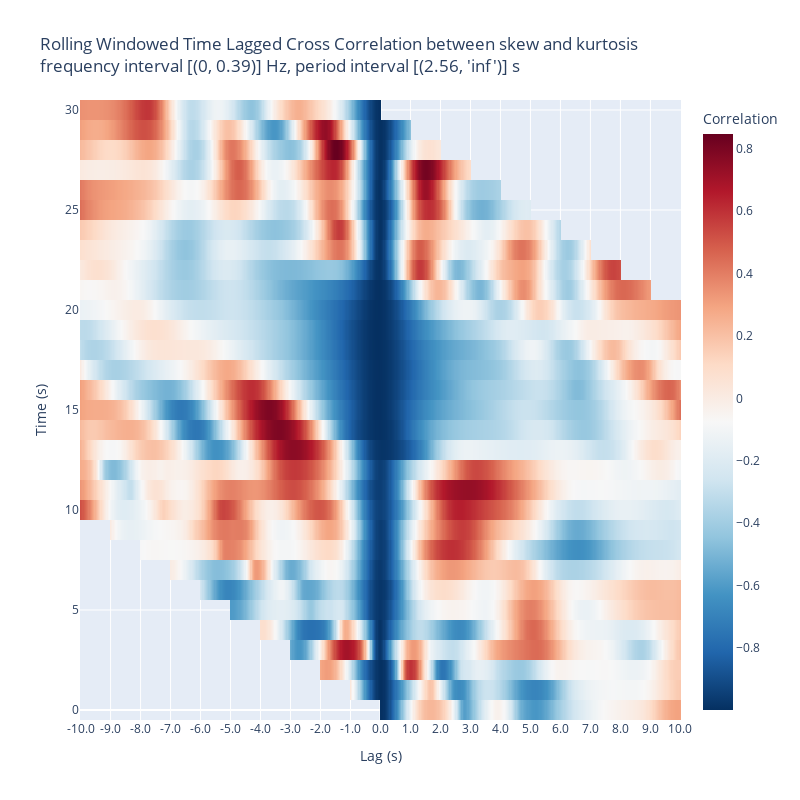

The cell this chart's notebook holds for it:
### Code cell
# Render lagged correlations as a static PNG so previewers that
# do not support Plotly's interactive mime type can still show it.
fig = dg0.face_t.project(
    subjs=[65],
    features=['kurtosis', 'skew'],
    fbands=[0,1,2,3],
    wdfactory=wfactory('db4',8),
    pcfactory=pca2,
).plot_lagged_correlations(
    twin=250,
    step=25,
    max_lag=250,
    n_jobs=8
)
from IPython.display import Image, display
# Try to render to PNG via Plotly's engine (requires kaleido).
try:
    img = fig.to_image(format='png', scale=2)
    display(Image(data=img))
except Exception:
    # Fallback: display interactive figure (may not render in some previews)
    display(fig)

### Figure 1 — Plotly figure (JSON) as saved in the notebook; plotly's stock layout.template omitted (floating-point values rounded to 4 significant figures; data arrays with more than 128 entries replaced by an {"elided": "..."} marker saying what was removed)
{"data": [{"colorbar": {"title": {"text": "Correlation"}}, "colorscale": [[0, "rgb(5,48,97)"], [0.1, "rgb(33,102,172)"], [0.2, "rgb(67,147,195)"], [0.3, "rgb(146,197,222)"], [0.4, "rgb(209,229,240)"], [0.5, "rgb(247,247,247)"], [0.6, "rgb(253,219,199)"], [0.7, "rgb(244,165,130)"], [0.8, "rgb(214,96,77)"], [0.9, "rgb(178,24,43)"], [1, "rgb(103,0,31)"]], "type": "heatmap", "x": {"elided": "501 int values"}, "y": [0.0, 1.0, 2.0, 3.0, 4.0, 5.0, 6.0, 7.0, 8.0, 9.0, 10.0, 11.0, 12.0, 13.0, 14.0, 15.0, 16.0, 17.0, 18.0, 19.0, 20.0, 21.0, 22.0, 23.0, 24.0, 25.0, 26.0, 27.0, 28.0, 29.0, 30.0], "z": {"elided": "31x501 float values"}, "zmax": 0.8469, "zmin": -0.9984}], "layout": {"height": 800, "title": {"text": "Rolling Windowed Time Lagged Cross Correlation between skew and kurtosis<br>frequency interval [(0, 0.39)] Hz, period interval [(2.56, 'inf')] s"}, "width": 800, "xaxis": {"tickmode": "array", "ticktext": ["-10.0", "-9.0", "-8.0", "-7.0", "-6.0", "-5.0", "-4.0", "-3.0", "-2.0", "-1.0", "0.0", "1.0", "2.0", "3.0", "4.0", "5.0", "6.0", "7.0", "8.0", "9.0", "10.0"], "tickvals": [-250, -225, -200, -175, -150, -125, -100, -75, -50, -25, 0, 25, 50, 75, 100, 125, 150, 175, 200, 225, 250], "title": {"text": "Lag (s)"}}, "yaxis": {"title": {"text": "Time (s)"}}}}
